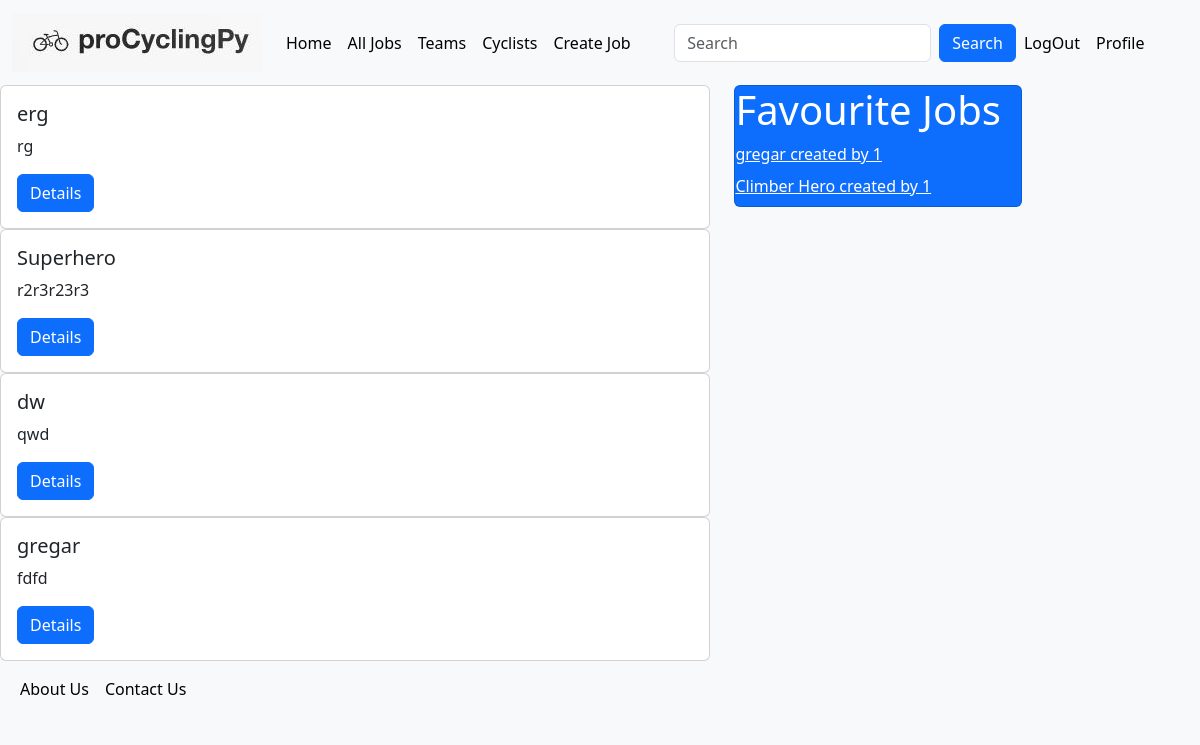
Screenshot of /jobs/ (signed in) with the database file from the repository.
### proCyclingPy/common/models.py (models this page shows)
class Job(models.Model):
    TITLE_MAX_LEN = 300
    SPECIALTY_MAX_LEN = 50
    ONE_DAY_RACES = 'One Day Races'
    GC = 'General Classification'
    TT = 'Time Trail'
    SPRINT = 'Sprint'
    CLIMBER = 'Climber'
    HILLS = 'Hills'
    SPECIALTIES = (
        (ONE_DAY_RACES, ONE_DAY_RACES),
        (GC, GC),
        (TT, TT),
        (SPRINT, SPRINT),
        (CLIMBER, CLIMBER),
        (HILLS, HILLS),
    )
    title = models.CharField(
        max_length=TITLE_MAX_LEN,
    )
    team_manager = models.ForeignKey(
        TeamManager,
        on_delete=models.CASCADE,
    )
    specialty = models.CharField(
        max_length=SPECIALTY_MAX_LEN,
        choices=SPECIALTIES,
        null=False,
        blank=False
    )
    created_at = models.DateTimeField(
        auto_now_add=True,
    )
    last_modified = models.DateTimeField(
        auto_now=True,
    )
    salary = models.PositiveIntegerField(
        null=False,
        blank=False,
    )
    description = models.TextField(
        null=False,
        blank=False,
    )
    class Meta:
        ordering = ['-created_at']
    def __str__(self):
        return f'{self.title} created by {self.team_manager}'

class FavouriteJob(models.Model):
    user = models.ForeignKey(
        UserModel,
        on_delete=models.CASCADE,
    )
    job = models.ForeignKey(
        Job,
        on_delete=models.CASCADE,
    )
    added_to_favourites = models.DateTimeField(
        auto_now_add=True,
    )
    class Meta:
        unique_together = ('user', 'job')

### proCyclingPy/team_manager/models.py (models this page shows)
class TeamManager(models.Model):
    FIRST_NAME_MAX_LEN = 20
    LAST_NAME_MAX_LEN = 20
    user = models.OneToOneField(
        UserModel,
        on_delete=models.CASCADE,
        primary_key=True,
        related_name='team_manager',
    )
    first_name = models.CharField(
        max_length=FIRST_NAME_MAX_LEN,
        null=False,
        blank=False,
    )
    last_name = models.CharField(
        max_length=LAST_NAME_MAX_LEN,
        null=False,
        blank=False,
    )
    profile_picture = models.ImageField(
        upload_to='BASE_DIR / team-managers',
        null=True,
        blank=True,
    )
    def __str__(self):
        return str(f'{self.pk}')

### proCyclingPy/common/views.py (the view)
# urls.py: path('jobs/', JobListView.as_view(), name='all jobs'),
class JobListView(ListView):
    template_name = 'common/jobs.html'
    model = Job
    extra_context = {
        'all_jobs': Job.objects.all(),
    }
    paginate_by = 4
    def get_context_data(self, **kwargs):
        context = super().get_context_data(**kwargs)
        if self.request.user.is_anonymous:
            return context
        context['fav_jobs'] = FavouriteJob.objects.filter(user=self.request.user)
        return context
    def get_queryset(self):
        queryset = super().get_queryset()
        queryset = queryset.order_by('-created_at')
        pattern = self.__get_pattern()
        if pattern:
            queryset = queryset.filter(title__icontains=pattern.lower())
        return queryset
    def __get_pattern(self):
        return self.request.GET.get('pattern', None)

### templates/common/jobs.html (shortened to what this page needs)
{% extends 'base/base.html' %}
{% block page_content %}
    <div class="row cont">
        <div class="c1">
            {% for job in job_list %}
                <div class="col-sm-3">
                    <div class="card">
                        <div class="card-body">
                            <h5 class="card-title">{{ job.title }}</h5>
                            <p class="card-text">{{ job.description }}</p>
                            <a href="{% url 'details job' pk=job.pk %}" class="btn btn-primary">Details</a>
                        </div>
                    </div>
                </div>
            {% endfor %}
        </div>
        <div class="c2">
            <div class="card text-white bg-primary mb-3" style="max-width: 18rem;">
                <h1>Favourite Jobs</h1>
                {% for job in fav_jobs %}
                    <a class="card-title" href="{% url 'details job' pk=job.pk %}">{{ job.job }}</a>
                {% endfor %}
            </div>
        </div>
    </div>
{% endblock %}

### templates/common/jobs.html (style rules this page uses)
.cont { display: flex; }
.c1 { width: 60%; }
.c2 { width: 30%; }
.col-sm-3 { width: 100%; }

### rows the page displays
Job: title "erg", description "rg"
Job: title "Superhero", description "r2r3r23r3"
Job: title "dw", description "qwd"
Job: title "gregar", description "fdfd"
FavouriteJob: job "gregar created by 1"
FavouriteJob: job "Climber Hero created by 1"
